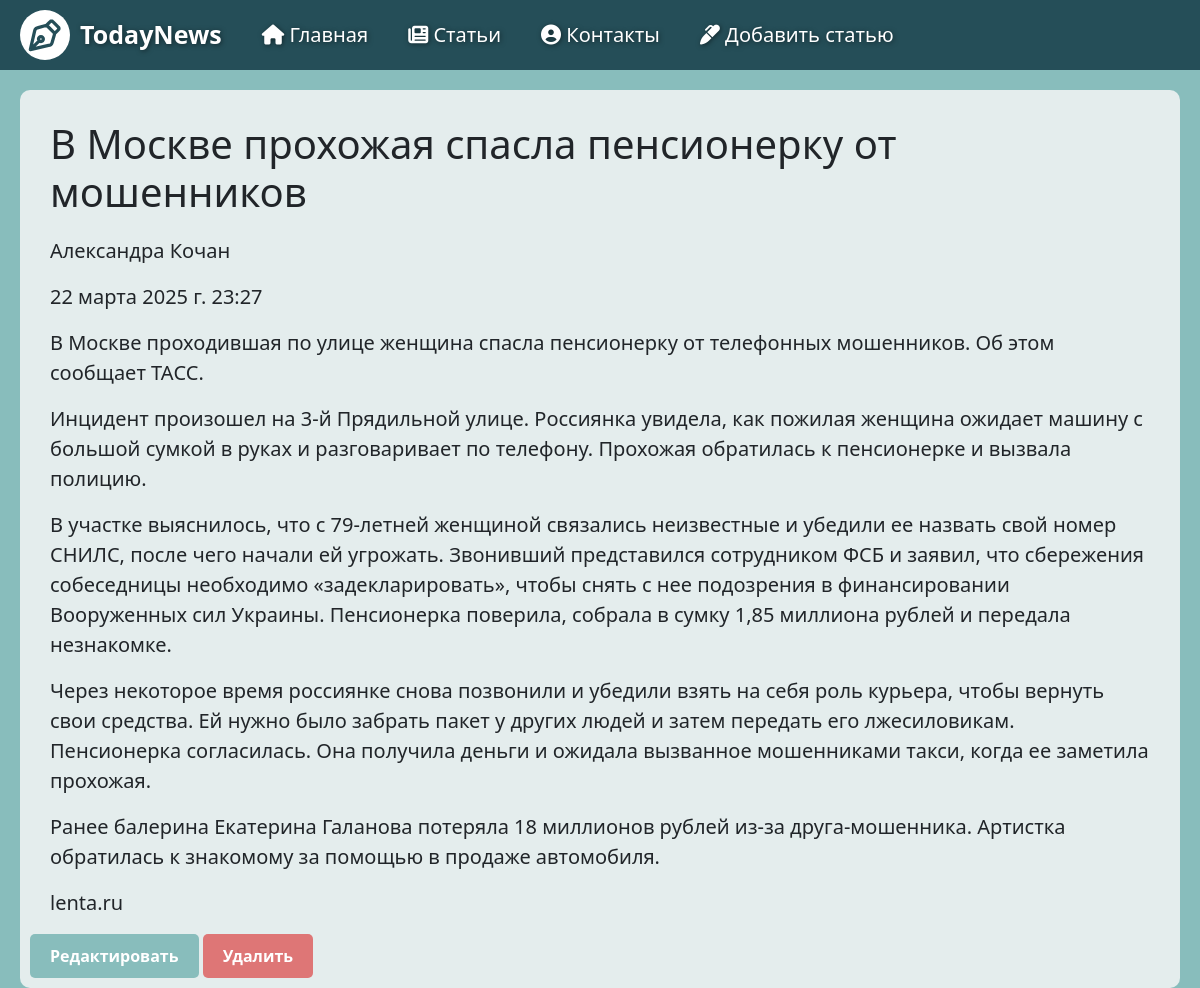
The page /articles/2 on the database its author committed.
### articles/models.py (models this page shows, shortened)
class Article(models.Model):
    title = models.CharField("Название", max_length=50)
    date = models.DateTimeField("Дата публикации")
    author = models.CharField("Автор", max_length=50)
    resource = models.CharField("Источник", max_length=150)
    content = models.TextField("Статья")
    class Meta:
        verbose_name = "Статья"
        verbose_name_plural = "Статьи"

### articles/views.py (the view)
# urls.py: path('<int:pk>', views.ArticleDetailView.as_view(), name="article_detail"),
class ArticleDetailView(DetailView):
    model = Article
    template_name = "articles/article_layout.html"
    context_object_name = "article"

### articles/templates/articles/article_layout.html (shortened to what this page needs)
{% extends 'main/layout.html' %}
{% block content %}
    <div class="data_field">
        <h1> {{ article.title }}</h1>
        <p> {{ article.author }}</p>
        <p> {{ article.date }}</p>
        <p> {{ article.content|linebreaks }} </p>
        <p> {{ article.resource }}</p>
        <a href="{% url 'article_update' article.id %}" class="button_edit">Редактировать</a>
        <a href="{% url 'article_delete' article.id %}" class="button_delete">Удалить</a>
    </div>
{% endblock %}

### main/static/main/css/main.css (style rules this page uses)
body { background: #88BDBC; }
body *:not(header, header *, i, b, a) { margin-left: 20px; margin-right: 20px; }
h1 { margin-top: 20px; margin-bottom: 20px; }
p, h1 { color: #353430 font-weight: bold; }
p { font-size: 20px; }
.data_field { background: #e4eded; border-radius: 10px; margin-top: 20px; padding: 10px; }
.button_delete { display: inline-block; padding: 10px 20px; font-size: 16px; font-weight: bold; color: #fff; background-color: #de7676; border: none; border-radius: 5px; text-decoration: none; transition: background-color 0.3s ease; cursor: pointer; }
.button_edit { display: inline-block; padding: 10px 20px; font-size: 16px; font-weight: bold; color: #fff; background-color: #88BDBC; border: none; border-radius: 5px; text-decoration: none; transition: background-color 0.3s ease; cursor: pointer; }

### rows shown on the page
Article: title "В Москве прохожая спасла пенсионерку от мошенников", author "Александра Кочан", date "22 марта 2025 г. 23:27", content "В Москве проходившая по улице женщина спасла пенсионерку от телефонных мошенников. Об этом сообщает ТАСС. Инцидент произошел на 3-й Прядильной улице. Россиянка увидела, как пожилая женщина ожидает машину с большой сумкой в руках и разговаривает по телефону. Прохожая обратилась к пенсионерке и вызвала полицию. В участке выяснилось, что с 79-летней женщиной связались неизвестные и убедили ее назвать свой номер СНИЛС, после чего начали ей угрожать. Звонивший представился сотрудником ФСБ и заявил, что сбережения собеседницы необходимо «задекларировать», чтобы снять с нее подозрения в финансировании Вооруженных сил Украины. Пенсионерка поверила, собрала в сумку 1,85 миллиона рублей и передала…", resource "lenta.ru"
